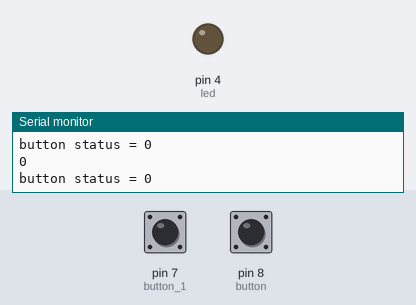
Recording of a sketch running on a simulated Arduino Uno, built with avr-gcc and run on an emulated ATmega328P. Parts: output pins drawn as LEDs (lit = HIGH), the last lines printed to the serial monitor. The inputs (shaded band) are chosen by the test bench; at power-on: pin 8 (button) LOW, pin 7 (button_1) LOW.

Above: at 1.2 s.
1.3 s: pin 8 (button) pulled HIGH for 0.15 s
At 1.4 s:
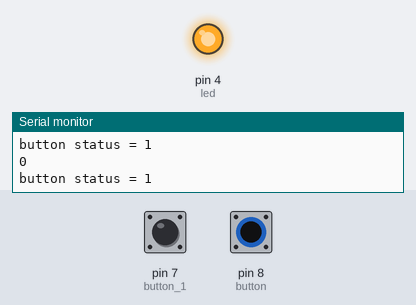
2.9 s: pin 8 (button) pulled HIGH for 3.2 s
At 6.4 s:
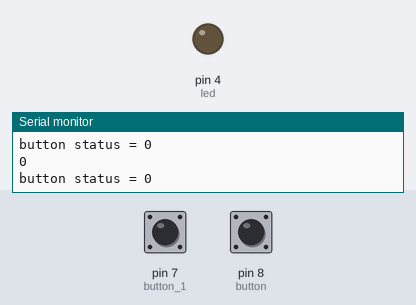
Timing chart, 0 to 7.9 s (numbered marks = the images above; inputs shaded):
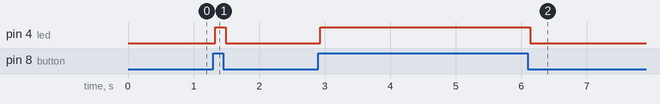

The sketch:

POTENTIOMETER_3LED.ino
```cpp
#define led 4
#define button 8
#define led_1 2
#define button_1 7


void setup() {
  Serial.begin(9600);
  pinMode(led, OUTPUT);
  pinMode(button, INPUT);
}


void loop() {
   bool y = digitalRead(button_1); //for second
   bool x = digitalRead(button);  //for first
   Serial.print("button status = ");
   Serial.println(x);
    Serial.println(y);

  if (x == 1){
    digitalWrite(led, HIGH);
    }

  else{
      digitalWrite(led, LOW);
    }

  if (y == 1){
    digitalWrite(led_1, HIGH);
  }

  else{
    digitalWrite(led_1, LOW);
  }

  }
  
```

Measured:
- after the input at 1.3 s, pin 4 (led): LOW → HIGH at once, → LOW 0.16 s later
- after the input at 2.9 s, pin 4 (led): LOW → HIGH at once, → LOW 3.2 s later
